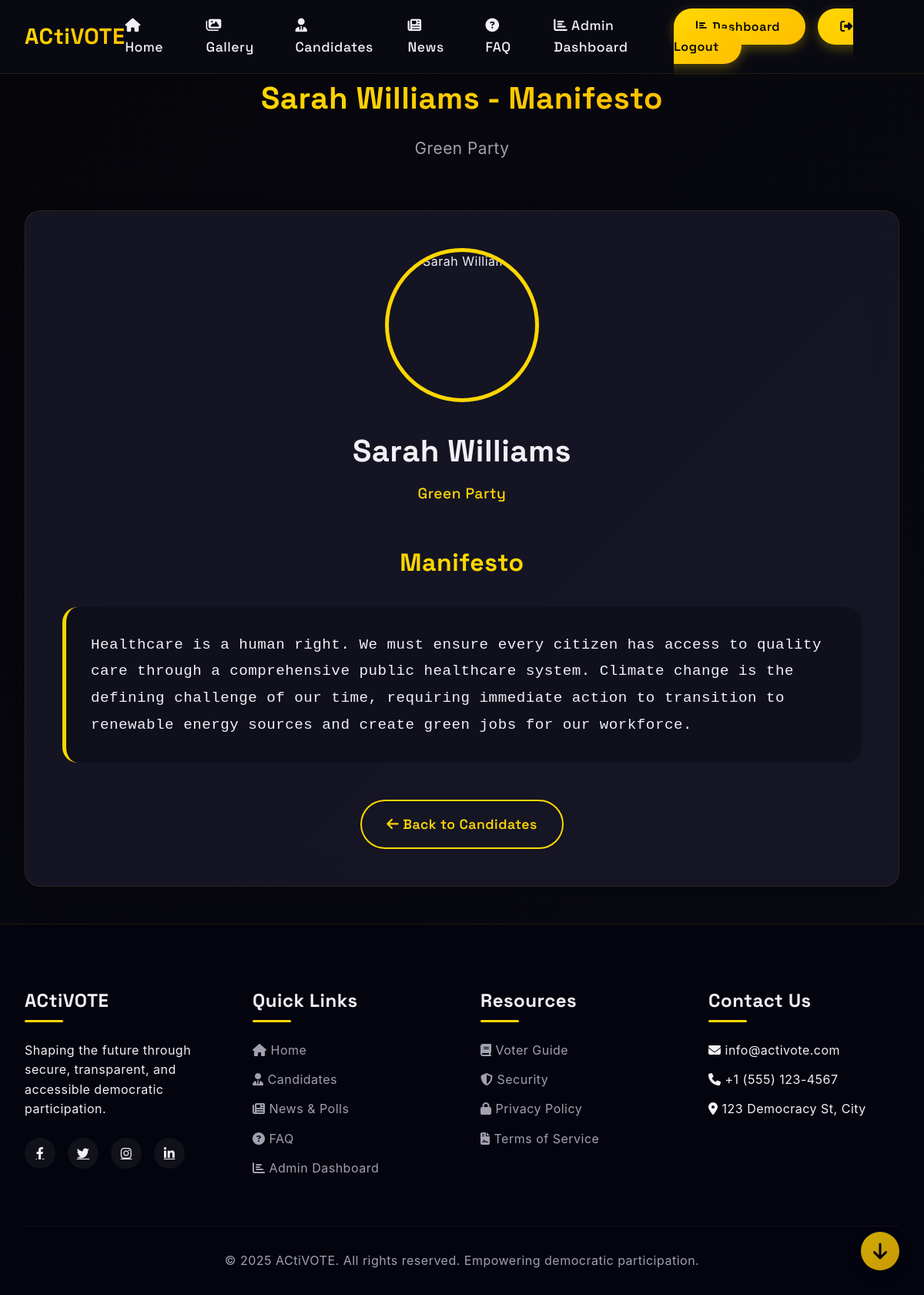
Page /manifesto/4/ (signed in) on the committed database.
### voting/models.py (models this page shows, shortened)
class Candidate(models.Model):
    name = models.CharField(max_length=100)
    party = models.CharField(max_length=100)
    image_url = models.URLField()
    manifesto = models.TextField()

### voting/views.py (the view)
# urls.py: path('manifesto/<int:candidate_id>/', views.manifesto, name='manifesto'),
@login_required
def manifesto(request, candidate_id):
    try:
        candidate = Candidate.objects.get(id=candidate_id)
        candidate_data = {
            'id': candidate.id,
            'name': candidate.name,
            'party': candidate.party,
            'image_url': candidate.image_url,
            'manifesto': candidate.manifesto
        }
    except Candidate.DoesNotExist:
        candidate_data = None
        for c in CANDIDATES_DATA:
            if c['id'] == candidate_id:
                candidate_data = c
                break
        if candidate_data is None:
            raise Http404("Candidate not found")
    return render(request, 'manifesto.html', {'candidate': candidate_data})

### templates/manifesto.html (shortened to what this page needs)
{% extends 'base.html' %}
{% block content %}
<div class="container">
    <div class="section-title">
        <h2>{{ candidate.name }} - Manifesto</h2>
        <p>{{ candidate.party }}</p>
    </div>
    <div class="manifesto-container">
        <div class="candidate-header">
            <div class="candidate-image-large">
                <img src="{{ candidate.image_url }}" alt="{{ candidate.name }}">
            </div>
            <h3>{{ candidate.name }}</h3>
            <p class="candidate-party">{{ candidate.party }}</p>
        </div>
        <div class="manifesto-content">
            <h4>Manifesto</h4>
            <p>{{ candidate.manifesto }}</p>
        </div>
        <div class="back-button-container">
            <a href="{% url 'candidates' %}" class="btn btn-secondary">
                <i class="fas fa-arrow-left"></i> Back to Candidates
            </a>
        </div>
    </div>
</div>
{% endblock %}

### static/css/style.css (style rules this page uses)
* { margin: 0; padding: 0; box-sizing: border-box; }
:root { --dark-bg: #0a0a14; --darker-bg: #05050a; --card-bg: rgba(20, 20, 35, 0.7); --glass-bg: rgba(30, 30, 50, 0.6); --neon-gold: #ffd700; --neon-amber: #ffbf00; --text-light: #f0f0f5; --text-gray: #a0a0b0; --accent-gradient: linear-gradient(135deg, var(--neon-gold), var(--neon-amber)); --border-radius: 20px; --transition: all 0.4s cubic-bezier(0.175, 0.885, 0.32, 1.275); }
body { font-family: 'Space Grotesk', 'Inter', 'Poppins', -apple-system, BlinkMacSystemFont, 'Segoe UI', Roboto, Oxygen, Ubuntu, Cantarell, 'Open Sans', 'Helvetica Neue', sans-serif; line-height: 1.6; color: var(--text-light); background: linear-gradient(135deg, var(--darker-bg) 0%, var(--dark-bg) 100%); min-height: 100vh; overflow-x: hidden; font-size: 16px; letter-spacing: 0.5px; }
.container { width: 100%; max-width: 1400px; margin: 0 auto; padding: 0 2rem; }
.btn { display: inline-block; padding: 1.2rem 2.5rem; border-radius: 50px; text-decoration: none; font-weight: 600; font-size: 1.1rem; transition: var(--transition); border: none; cursor: pointer; text-align: center; }
.btn-secondary { background: transparent; color: var(--neon-gold); border: 2px solid var(--neon-gold); }
.section-title { text-align: center; margin-bottom: 4rem; }
.section-title h2 { font-size: 3rem; font-weight: 700; margin-bottom: 1rem; background: var(--accent-gradient); -webkit-background-clip: text; background-clip: text; -webkit-text-fill-color: transparent; display: inline-block; }
.section-title p { font-size: 1.3rem; color: var(--text-gray); max-width: 700px; margin: 0 auto; }
@media (max-width: 1200px) { .section-title h2 { font-size: 2.5rem; } }

### templates/manifesto.html (style rules this page uses)
.manifesto-container { background: var(--glass-bg); backdrop-filter: blur(20px); border-radius: var(--border-radius); padding: 3rem; box-shadow: 0 15px 35px rgba(0, 0, 0, 0.2); border: 1px solid rgba(255, 215, 0, 0.1); margin: 3rem 0; }
.candidate-header { text-align: center; margin-bottom: 3rem; }
.candidate-image-large { width: 200px; height: 200px; border-radius: 50%; overflow: hidden; margin: 0 auto 2rem; border: 5px solid var(--neon-gold); }
.candidate-image-large img { width: 100%; height: 100%; object-fit: cover; }
.candidate-header h3 { font-size: 2.5rem; margin-bottom: 0.5rem; color: var(--text-light); }
.candidate-party { color: var(--neon-gold); font-size: 1.2rem; font-weight: 500; }
.manifesto-content h4 { font-size: 2rem; margin-bottom: 2rem; color: var(--neon-gold); text-align: center; }
.manifesto-content p { font-size: 1.2rem; line-height: 1.8; color: var(--text-light); font-family: 'Courier New', Courier, monospace; background: rgba(0, 0, 0, 0.2); padding: 2rem; border-radius: var(--border-radius); border-left: 5px solid var(--neon-gold); }
.back-button-container { text-align: center; margin-top: 3rem; }
.btn-secondary { display: inline-block; padding: 1rem 2rem; border-radius: 50px; text-decoration: none; font-weight: 600; transition: var(--transition); border: 2px solid var(--neon-gold); color: var(--neon-gold); background: transparent; }

### rows in the picture
Candidate: name "Sarah Williams", party "Green Party", manifesto "Healthcare is a human right. We must ensure every citizen has access to quality care through a comprehensive public healthcare system. Climate change is the defining challenge of our time, requiring immediate action to transition to renewable energy sources and create green jobs for our workforce."
